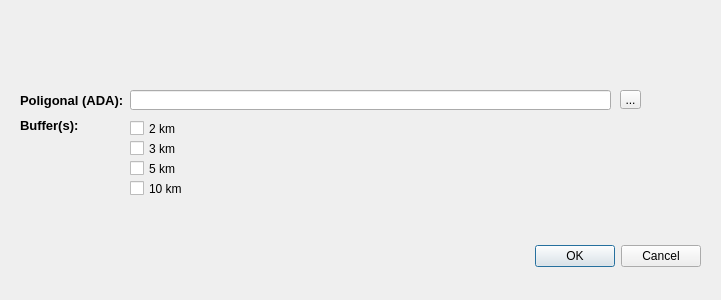
<?xml version="1.0" encoding="UTF-8"?>
<ui version="4.0">
 <class>geradorDeReleatorioIbramDialogBase</class>
 <widget class="QDialog" name="geradorDeReleatorioIbramDialogBase">
  <property name="geometry">
   <rect>
    <x>0</x>
    <y>0</y>
    <width>721</width>
    <height>300</height>
   </rect>
  </property>
  <property name="windowTitle">
   <string>Gerador de Relatório - Ibram</string>
  </property>
  <widget class="QDialogButtonBox" name="button_box">
   <property name="geometry">
    <rect>
     <x>360</x>
     <y>240</y>
     <width>341</width>
     <height>32</height>
    </rect>
   </property>
   <property name="orientation">
    <enum>Qt::Horizontal</enum>
   </property>
   <property name="standardButtons">
    <set>QDialogButtonBox::Cancel|QDialogButtonBox::Ok</set>
   </property>
  </widget>
  <widget class="QLabel" name="label">
   <property name="geometry">
    <rect>
     <x>20</x>
     <y>80</y>
     <width>111</width>
     <height>41</height>
    </rect>
   </property>
   <property name="minimumSize">
    <size>
     <width>0</width>
     <height>13</height>
    </size>
   </property>
   <property name="text">
    <string>&lt;html&gt;&lt;head/&gt;&lt;body&gt;&lt;p&gt;&lt;span style=&quot; font-size:10pt; font-weight:600;&quot;&gt;Poligonal (ADA):&lt;/span&gt;&lt;/p&gt;&lt;/body&gt;&lt;/html&gt;</string>
   </property>
  </widget>
  <widget class="QLineEdit" name="lineEdit">
   <property name="geometry">
    <rect>
     <x>130</x>
     <y>90</y>
     <width>481</width>
     <height>20</height>
    </rect>
   </property>
  </widget>
  <widget class="QLabel" name="label_2">
   <property name="geometry">
    <rect>
     <x>20</x>
     <y>110</y>
     <width>71</width>
     <height>31</height>
    </rect>
   </property>
   <property name="minimumSize">
    <size>
     <width>0</width>
     <height>13</height>
    </size>
   </property>
   <property name="text">
    <string>&lt;html&gt;&lt;head/&gt;&lt;body&gt;&lt;p&gt;&lt;span style=&quot; font-size:10pt; font-weight:600;&quot;&gt;Buffer(s):&lt;/span&gt;&lt;/p&gt;&lt;/body&gt;&lt;/html&gt;</string>
   </property>
  </widget>
  <widget class="QCheckBox" name="checkBox">
   <property name="geometry">
    <rect>
     <x>130</x>
     <y>120</y>
     <width>70</width>
     <height>17</height>
    </rect>
   </property>
   <property name="toolTip">
    <string>&lt;html&gt;&lt;head/&gt;&lt;body&gt;&lt;p&gt;&lt;span style=&quot; font-size:10pt; font-weight:600;&quot;&gt;2 km&lt;/span&gt;&lt;/p&gt;&lt;/body&gt;&lt;/html&gt;</string>
   </property>
   <property name="text">
    <string>2 km</string>
   </property>
  </widget>
  <widget class="QCheckBox" name="checkBox_2">
   <property name="geometry">
    <rect>
     <x>130</x>
     <y>140</y>
     <width>70</width>
     <height>17</height>
    </rect>
   </property>
   <property name="toolTip">
    <string>&lt;html&gt;&lt;head/&gt;&lt;body&gt;&lt;p&gt;&lt;span style=&quot; font-size:10pt; font-weight:600;&quot;&gt;2 km&lt;/span&gt;&lt;/p&gt;&lt;/body&gt;&lt;/html&gt;</string>
   </property>
   <property name="text">
    <string>3 km</string>
   </property>
  </widget>
  <widget class="QCheckBox" name="checkBox_3">
   <property name="geometry">
    <rect>
     <x>130</x>
     <y>160</y>
     <width>70</width>
     <height>17</height>
    </rect>
   </property>
   <property name="toolTip">
    <string>&lt;html&gt;&lt;head/&gt;&lt;body&gt;&lt;p&gt;&lt;span style=&quot; font-size:10pt; font-weight:600;&quot;&gt;2 km&lt;/span&gt;&lt;/p&gt;&lt;/body&gt;&lt;/html&gt;</string>
   </property>
   <property name="text">
    <string>5 km</string>
   </property>
  </widget>
  <widget class="QCheckBox" name="checkBox_4">
   <property name="geometry">
    <rect>
     <x>130</x>
     <y>180</y>
     <width>70</width>
     <height>17</height>
    </rect>
   </property>
   <property name="toolTip">
    <string>&lt;html&gt;&lt;head/&gt;&lt;body&gt;&lt;p&gt;&lt;span style=&quot; font-size:10pt; font-weight:600;&quot;&gt;2 km&lt;/span&gt;&lt;/p&gt;&lt;/body&gt;&lt;/html&gt;</string>
   </property>
   <property name="text">
    <string>10 km</string>
   </property>
  </widget>
  <widget class="QToolButton" name="toolButton">
   <property name="geometry">
    <rect>
     <x>620</x>
     <y>90</y>
     <width>21</width>
     <height>19</height>
    </rect>
   </property>
   <property name="text">
    <string>...</string>
   </property>
  </widget>
 </widget>
 <resources/>
 <connections>
  <connection>
   <sender>button_box</sender>
   <signal>accepted()</signal>
   <receiver>geradorDeReleatorioIbramDialogBase</receiver>
   <slot>accept()</slot>
   <hints>
    <hint type="sourcelabel">
     <x>20</x>
     <y>20</y>
    </hint>
    <hint type="destinationlabel">
     <x>20</x>
     <y>20</y>
    </hint>
   </hints>
  </connection>
  <connection>
   <sender>button_box</sender>
   <signal>rejected()</signal>
   <receiver>geradorDeReleatorioIbramDialogBase</receiver>
   <slot>reject()</slot>
   <hints>
    <hint type="sourcelabel">
     <x>20</x>
     <y>20</y>
    </hint>
    <hint type="destinationlabel">
     <x>20</x>
     <y>20</y>
    </hint>
   </hints>
  </connection>
 </connections>
</ui>
